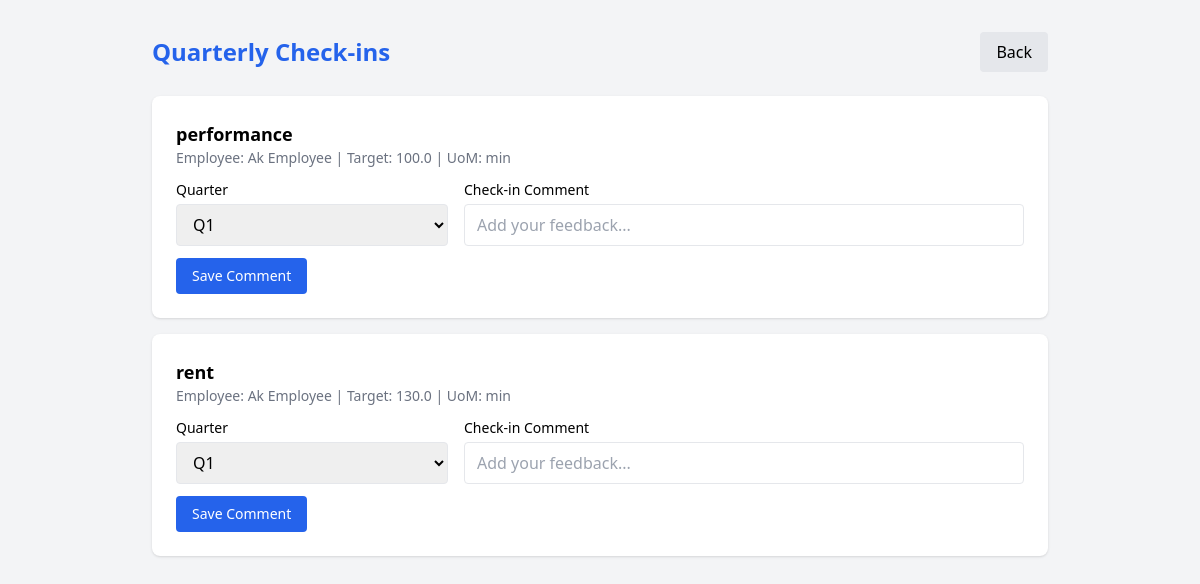
The app's page /manager/checkin (signed in) with its own data.
### app/models.py (models this page shows)
class Goal(Base):
    __tablename__ = "goals"
    id = Column(Integer, primary_key=True, index=True)
    employee_id = Column(Integer, ForeignKey("users.id"), nullable=False)
    title = Column(String, nullable=False)
    thrust_area = Column(String, nullable=False)
    uom_type = Column(String, nullable=False)  # min / max / zero / timeline
    target = Column(Float, nullable=False)
    weightage = Column(Float, nullable=False)
    status = Column(String, default="draft")  # draft / submitted / approved / locked
    is_shared = Column(Boolean, default=False)
    parent_goal_id = Column(Integer, ForeignKey("goals.id"), nullable=True)
    created_at = Column(DateTime, default=datetime.utcnow)
    employee = relationship("User", back_populates="goals")
    achievements = relationship("Achievement", back_populates="goal")
    audit_logs = relationship("AuditLog", back_populates="goal")

class User(Base):
    __tablename__ = "users"
    id = Column(Integer, primary_key=True, index=True)
    name = Column(String, nullable=False)
    email = Column(String, unique=True, nullable=False)
    password = Column(String, nullable=False)
    role = Column(String, nullable=False)  # employee / manager / admin
    manager_id = Column(Integer, ForeignKey("users.id"), nullable=True)
    manager = relationship("User", remote_side=[id], backref="team")
    goals = relationship("Goal", back_populates="employee")

### app/routes/manager.py (the view)
@router.get("/checkin")
def checkin_page(request: Request, user=Depends(require_manager), db: Session = Depends(get_db)):
    team = db.query(User).filter(User.manager_id == user.id).all()
    team_ids = [u.id for u in team]
    goals = db.query(Goal).filter(Goal.employee_id.in_(team_ids), Goal.status == "locked").all()
    return templates.TemplateResponse(request, "manager/checkin.html", {
        "user": user, "goals": goals, "quarters": ["Q1", "Q2", "Q3", "Q4"]
    })

### app/templates/manager/checkin.html (shortened to what this page needs)
<!DOCTYPE html>
<html>
<head>
    <script src="https://cdn.tailwindcss.com"></script>
</head>
<body class="bg-gray-100 p-8">
<div class="max-w-4xl mx-auto">
    <div class="flex justify-between items-center mb-6">
        <h1 class="text-2xl font-bold text-blue-600">Quarterly Check-ins</h1>
        <a href="/manager/dashboard" class="bg-gray-200 px-4 py-2 rounded">Back</a>
    </div>
    {% if not goals %}
    <div class="bg-white rounded-lg shadow p-6 text-center text-gray-500">
        No approved goals yet.
    </div>
    {% else %}
    {% for goal in goals %}
    <div class="bg-white rounded-lg shadow p-6 mb-4">
        <h2 class="font-semibold text-lg">{{ goal.title }}</h2>
        <p class="text-sm text-gray-500 mb-3">
            Employee: {{ goal.employee.name }} |
            Target: {{ goal.target }} | UoM: {{ goal.uom_type }}
        </p>
        <form method="POST" action="/manager/checkin/save">
            <div class="grid grid-cols-3 gap-4">
                <div>
                    <label class="block text-sm font-medium mb-1">Quarter</label>
                    <select name="quarter" class="w-full border rounded px-3 py-2">
                        {% for q in quarters %}
                        <option value="{{ q }}">{{ q }}</option>
                        {% endfor %}
                    </select>
                </div>
                <div class="col-span-2">
                    <label class="block text-sm font-medium mb-1">Check-in Comment</label>
                    <input type="text" name="comment" placeholder="Add your feedback..."
                        class="w-full border rounded px-3 py-2">
                </div>
            </div>
            <button type="submit" class="mt-3 bg-blue-600 text-white px-4 py-2 rounded hover:bg-blue-700 text-sm">
                Save Comment
            </button>
        </form>
    </div>
    {% endfor %}
    {% endif %}
</div>
</body>
</html>

### records on screen
Goal: title "performance", employee.name "Ak Employee", target "100.0", uom_type "min"
Goal: title "rent", employee.name "Ak Employee", target "130.0", uom_type "min"

### other values on screen
form field quarter "Q1"
